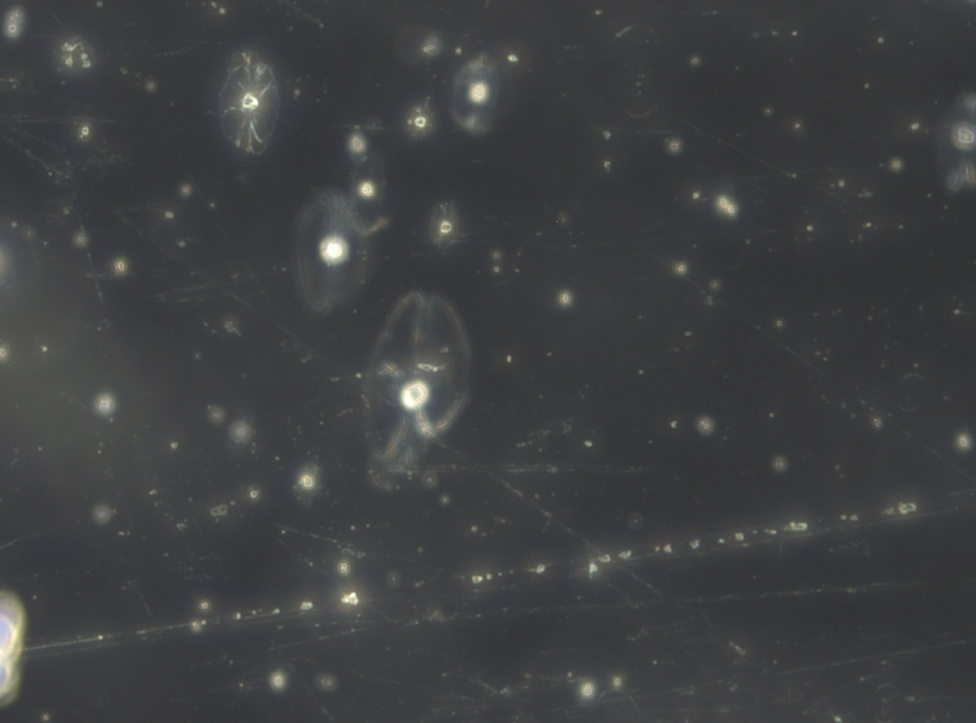
#> input picture camera/image/champ sombre élément en haut milieu.jpg, 976 x 723 px, shrunk from 2080 x 1540 before the run
$ python -i pollen_detection.py   (imports and definitions only)
#> lines starting #> are read from the running program, lines starting #| are printed output that depends on the picture; after the words box and inside, x2 and y2 are one past the last pixel; in counts of white or black regions, pixels touching at a corner belong together
import cv2

def pollen_detection(image_path) :
    """détecter la ROI (region of interest) de l'image donnée en paramètre

    Args:
        image_path (_string_): chemin de l'image

    Returns:
        _Image_: image de la ROI
    """

    image = cv2.imread(image_path)
#> image is the input picture: shape (723, 976, 3); mean B, G, R 65.8, 64, 62.8
    gray = cv2.cvtColor(image, cv2.COLOR_BGR2GRAY)
    blurred = cv2.GaussianBlur(gray, (5, 5), 0)
    edges = cv2.Canny(blurred, 50, 150)
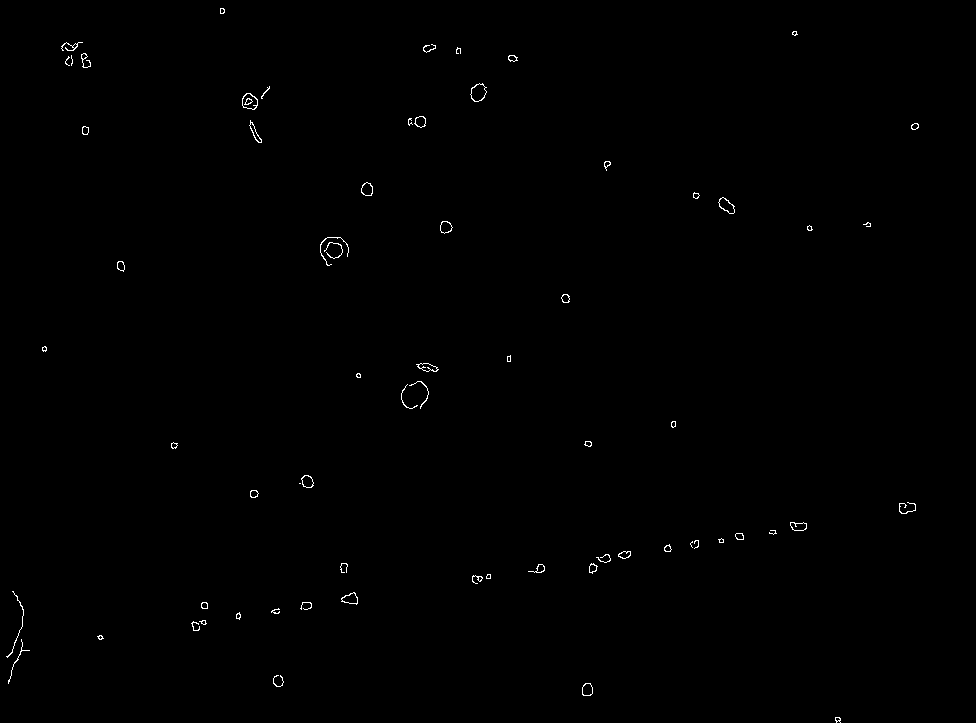
#> edges: shape (723, 976); 0.32% white in thin lines or dots
    contours, _ = cv2.findContours(edges, cv2.RETR_EXTERNAL, cv2.CHAIN_APPROX_SIMPLE)
#> contours = 68 contours, 36 with area under 20; largest, box (x1, y1, x2, y2) and area: (470, 83, 487, 102) 205, (242, 93, 258, 110) 189, (718, 197, 735, 214) 152, (341, 592, 358, 605) 124, (361, 182, 373, 196) 116
    largest_contour = max(contours, key=cv2.contourArea)
#> largest_contour = contour of 30 points, box (x1, y1, x2, y2) (470, 83, 487, 102), area 205
    x, y, w, h = cv2.boundingRect(largest_contour)
#> x = 470; y = 83; w = 17; h = 19
    cropped_image = image[y:y+h, x:x+w]
    return cropped_image

>>> result = pollen_detection('../image/champ sombre élément en haut milieu.jpg')
